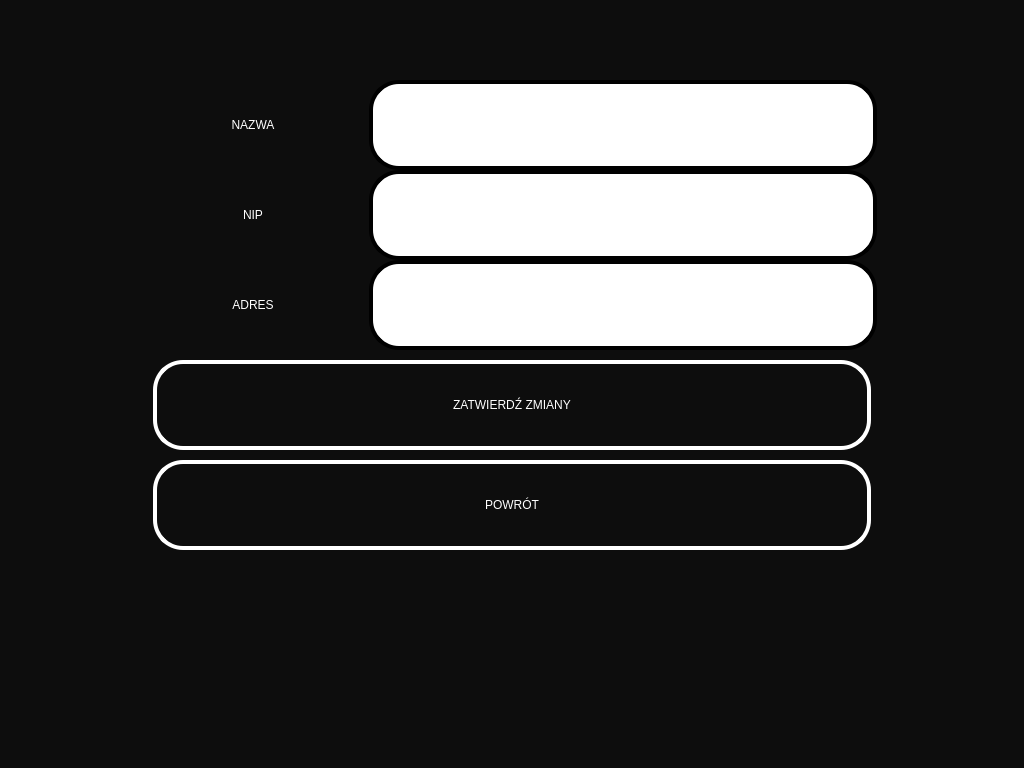
<?xml version="1.0" encoding="UTF-8"?>
<ui version="4.0">
 <class>CompanyInfoScreen</class>
 <widget class="QDialog" name="CompanyInfoScreen">
  <property name="windowModality">
   <enum>Qt::NonModal</enum>
  </property>
  <property name="geometry">
   <rect>
    <x>0</x>
    <y>0</y>
    <width>1024</width>
    <height>768</height>
   </rect>
  </property>
  <property name="windowTitle">
   <string>Dialog</string>
  </property>
  <property name="styleSheet">
   <string notr="true">background-color: rgb(13, 13, 13);</string>
  </property>
  <property name="modal">
   <bool>false</bool>
  </property>
  <widget class="QLineEdit" name="nip">
   <property name="geometry">
    <rect>
     <x>369</x>
     <y>170</y>
     <width>508</width>
     <height>90</height>
    </rect>
   </property>
   <property name="minimumSize">
    <size>
     <width>508</width>
     <height>90</height>
    </size>
   </property>
   <property name="maximumSize">
    <size>
     <width>508</width>
     <height>90</height>
    </size>
   </property>
   <property name="styleSheet">
    <string notr="true">color: rgb(0, 0, 0);
background-color: rgb(255, 255, 255);
font: 75 30pt &quot;Tahoma&quot;;

border-style: solid;
border-width:4px;
border-radius:30px;

max-width:500px;
max-height:82px;
min-width:500px;
min-height:82px;</string>
   </property>
   <property name="echoMode">
    <enum>QLineEdit::Normal</enum>
   </property>
  </widget>
  <widget class="QPushButton" name="zatwierdzZmiany">
   <property name="geometry">
    <rect>
     <x>153</x>
     <y>360</y>
     <width>718</width>
     <height>90</height>
    </rect>
   </property>
   <property name="minimumSize">
    <size>
     <width>718</width>
     <height>90</height>
    </size>
   </property>
   <property name="maximumSize">
    <size>
     <width>718</width>
     <height>90</height>
    </size>
   </property>
   <property name="styleSheet">
    <string notr="true">background-color: rgb(13, 13, 13);
border-style: solid;
border-width:4px;
border-radius:30px;
border-color: white;
max-width:710px;
max-height:82px;
min-width:710px;
min-height:82px;

font: 75 30pt &quot;Tahoma&quot;;
color: rgb(255, 255, 255);</string>
   </property>
   <property name="text">
    <string>ZATWIERDŹ ZMIANY</string>
   </property>
  </widget>
  <widget class="QLabel" name="adresLabel">
   <property name="geometry">
    <rect>
     <x>153</x>
     <y>260</y>
     <width>200</width>
     <height>90</height>
    </rect>
   </property>
   <property name="minimumSize">
    <size>
     <width>200</width>
     <height>90</height>
    </size>
   </property>
   <property name="maximumSize">
    <size>
     <width>200</width>
     <height>90</height>
    </size>
   </property>
   <property name="styleSheet">
    <string notr="true">font: 75 30pt &quot;Tahoma&quot;;
color: rgb(255, 255, 255);</string>
   </property>
   <property name="text">
    <string>ADRES</string>
   </property>
   <property name="alignment">
    <set>Qt::AlignCenter</set>
   </property>
  </widget>
  <widget class="QPushButton" name="powrot">
   <property name="geometry">
    <rect>
     <x>153</x>
     <y>460</y>
     <width>718</width>
     <height>90</height>
    </rect>
   </property>
   <property name="minimumSize">
    <size>
     <width>718</width>
     <height>90</height>
    </size>
   </property>
   <property name="maximumSize">
    <size>
     <width>718</width>
     <height>90</height>
    </size>
   </property>
   <property name="styleSheet">
    <string notr="true">background-color: rgb(13, 13, 13);
border-style: solid;
border-width:4px;
border-radius:30px;
border-color: white;
max-width:710px;
max-height:82px;
min-width:710px;
min-height:82px;

font: 75 30pt &quot;Tahoma&quot;;
color: rgb(255, 255, 255);</string>
   </property>
   <property name="text">
    <string>POWRÓT</string>
   </property>
  </widget>
  <widget class="QLineEdit" name="adres">
   <property name="geometry">
    <rect>
     <x>369</x>
     <y>260</y>
     <width>508</width>
     <height>90</height>
    </rect>
   </property>
   <property name="minimumSize">
    <size>
     <width>508</width>
     <height>90</height>
    </size>
   </property>
   <property name="maximumSize">
    <size>
     <width>508</width>
     <height>90</height>
    </size>
   </property>
   <property name="styleSheet">
    <string notr="true">color: rgb(0, 0, 0);
background-color: rgb(255, 255, 255);
font: 75 30pt &quot;Tahoma&quot;;

border-style: solid;
border-width:4px;
border-radius:30px;

max-width:500px;
max-height:82px;
min-width:500px;
min-height:82px;</string>
   </property>
   <property name="echoMode">
    <enum>QLineEdit::Normal</enum>
   </property>
  </widget>
  <widget class="QLineEdit" name="nazwa">
   <property name="geometry">
    <rect>
     <x>369</x>
     <y>80</y>
     <width>508</width>
     <height>90</height>
    </rect>
   </property>
   <property name="minimumSize">
    <size>
     <width>508</width>
     <height>90</height>
    </size>
   </property>
   <property name="maximumSize">
    <size>
     <width>508</width>
     <height>90</height>
    </size>
   </property>
   <property name="styleSheet">
    <string notr="true">color: rgb(0, 0, 0);
background-color: rgb(255, 255, 255);
font: 75 30pt &quot;Tahoma&quot;;

border-style: solid;
border-width:4px;
border-radius:30px;

max-width:500px;
max-height:82px;
min-width:500px;
min-height:82px;</string>
   </property>
  </widget>
  <widget class="QLabel" name="nazwaLabel">
   <property name="geometry">
    <rect>
     <x>153</x>
     <y>80</y>
     <width>200</width>
     <height>90</height>
    </rect>
   </property>
   <property name="minimumSize">
    <size>
     <width>200</width>
     <height>90</height>
    </size>
   </property>
   <property name="maximumSize">
    <size>
     <width>200</width>
     <height>90</height>
    </size>
   </property>
   <property name="layoutDirection">
    <enum>Qt::RightToLeft</enum>
   </property>
   <property name="styleSheet">
    <string notr="true">font: 75 30pt &quot;Tahoma&quot;;
color: rgb(255, 255, 255);</string>
   </property>
   <property name="text">
    <string>NAZWA</string>
   </property>
   <property name="alignment">
    <set>Qt::AlignCenter</set>
   </property>
  </widget>
  <widget class="QLabel" name="nipLabel">
   <property name="geometry">
    <rect>
     <x>153</x>
     <y>170</y>
     <width>200</width>
     <height>90</height>
    </rect>
   </property>
   <property name="minimumSize">
    <size>
     <width>200</width>
     <height>90</height>
    </size>
   </property>
   <property name="maximumSize">
    <size>
     <width>200</width>
     <height>90</height>
    </size>
   </property>
   <property name="styleSheet">
    <string notr="true">font: 75 30pt &quot;Tahoma&quot;;
color: rgb(255, 255, 255);</string>
   </property>
   <property name="text">
    <string>NIP</string>
   </property>
   <property name="alignment">
    <set>Qt::AlignCenter</set>
   </property>
  </widget>
 </widget>
 <resources/>
 <connections/>
</ui>
